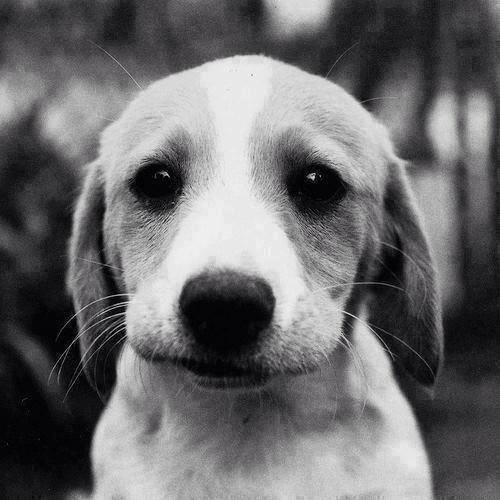
%> input picture ejercicios_clases/Nueva carpeta (3)/Nueva carpeta/p.jpg, 500 x 500 px
$ octave Untitled3.m   (GNU Octave 9; MATLAB toolbox functions it lacks are replaced by stand-ins)
%> lines starting %> are read from the running program, lines starting %| are printed output that depends on the picture
 I = imread('p.jpg');
%> I is the input picture: size 500x500x3 uint8; mean R, G, B 107.5, 107.1, 108.5

a=1; b=.2; c=0; d=0; e=1; f=0;
  tform = maketform('affine',[a d 0; b e 0; c f 1]);

II = imtransform(I,tform);
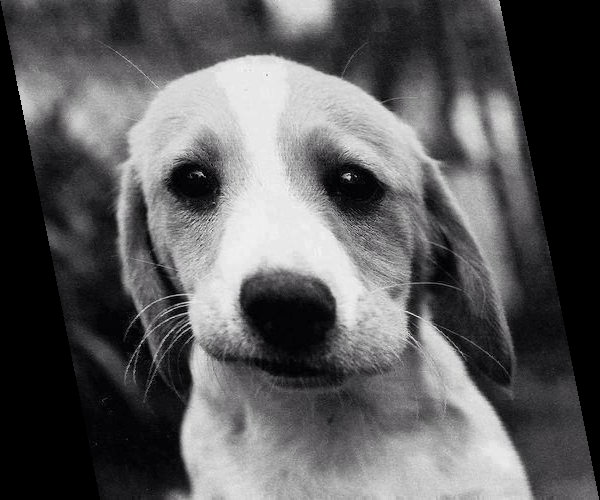
%> II: size 500x600x3 uint8; mean R, G, B 90.7, 90.4, 91.6

a=1; b=-.2; c=0; d=0; e=1; f=0;

tform = maketform('affine',[a d 0; b e 0; c f 1]);

III = imtransform(I,tform);
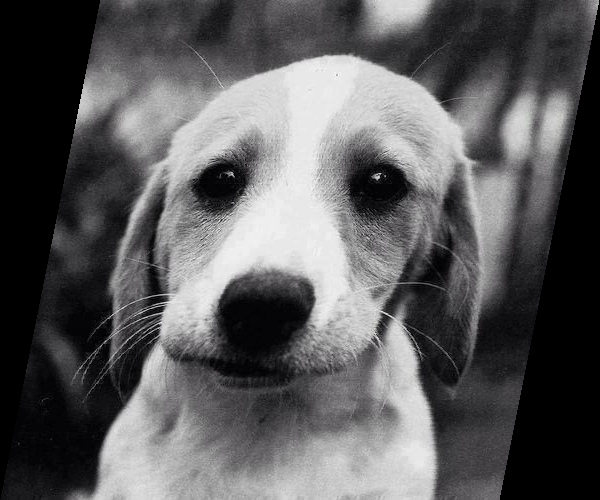
%> III: size 500x600x3 uint8; mean R, G, B 90.7, 90.3, 91.5

a=1; b=0; c=0; d=-.2; e=1; f=0;

tform = maketform('affine',[a d 0; b e 0; c f 1]);

IV = imtransform(I,tform);
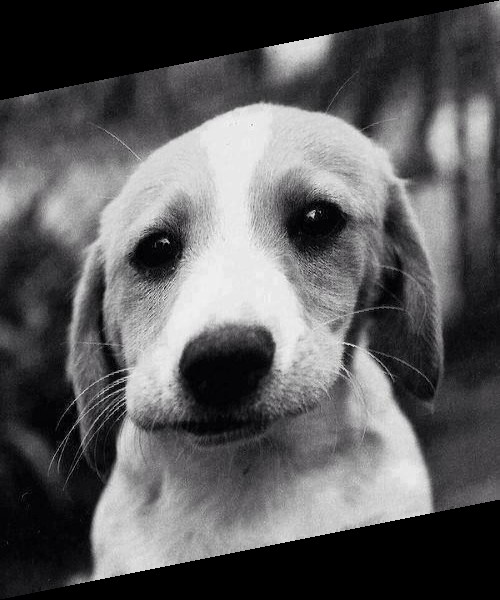
%> IV: size 600x500x3 uint8; mean R, G, B 90.5, 90.2, 91.3

a=1; b=0; c=0; d=.2; e=1; f=0;

tform = maketform('affine',[a d 0; b e 0; c f 1]);

V = imtransform(I,tform);
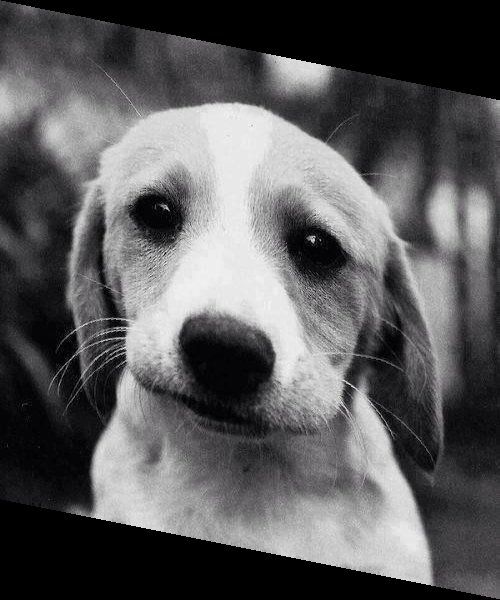
%> V: size 600x500x3 uint8; mean R, G, B 90.5, 90.2, 91.3; mean of the top-left, top-right, bottom-left and bottom-right quarters 112.7, 85.4, 64.1, 100.4

a=1; b=0; c=30; d=0; e=1; f=30;

xform=[a d 0; b e 0; c f 1];

tform = maketform('affine',xform);

VI = imtransform(I,tform,'XData', [ 1 (size(I,2)+ xform(3,1)) ], 'YData', [ 1 (size(I,1)+ xform(3,2))]);
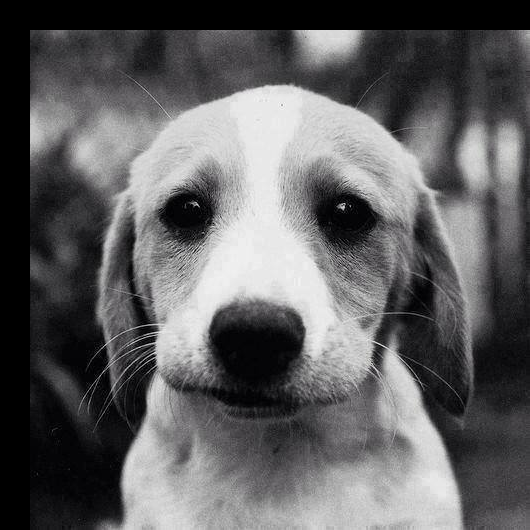
%> VI: size 530x530x3 uint8; mean R, G, B 95.7, 95.3, 96.6

a=5; b=0; c=0; d=0; e=5; f=0;

tform = maketform('affine',[a d 0; b e 0; c f 1]);

VII = imtransform(I,tform);

t=45/(2*pi);

a=cos(t); b=-sin(t); c=0; d=sin(t);e=cos(t); f=0;

tform = maketform('affine',[a d 0; b e 0; c f 1]);

VIII = imtransform(I,tform);
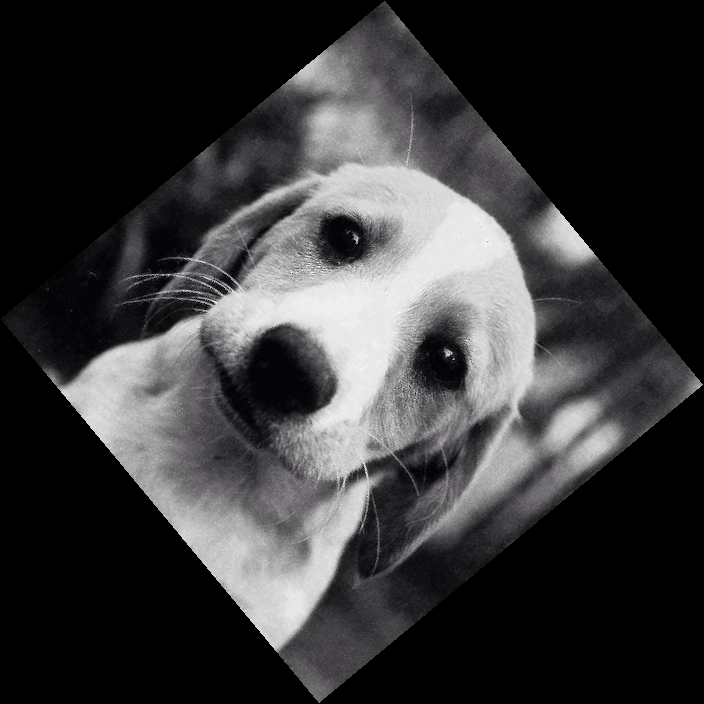
%> VIII: size 704x704x3 uint8; mean R, G, B 55.8, 55.6, 56.3

figure,subplot(2,2,1),subimage(I),Title('(a)');
%> (this line was passed over: Title is not available in this run)

subplot(2,2,2),subimage(II),Title('(b)');
%> (this line was passed over: Title is not available in this run)

subplot(2,2,3),subimage(III),Title('(c)');
%> (this line was passed over: Title is not available in this run)

subplot(2,2,4),subimage(IV),Title('(d)');
%> (this line was passed over: Title is not available in this run)

figure,subplot(2,2,1),subimage(V),Title('(e)');
%> (this line was passed over: Title is not available in this run)

subplot(2,2,2),subimage(VI),Title('(f)');
%> (this line was passed over: Title is not available in this run)

subplot(2,2,3),subimage(VII),Title('(g)');
%> (the run ends here)
